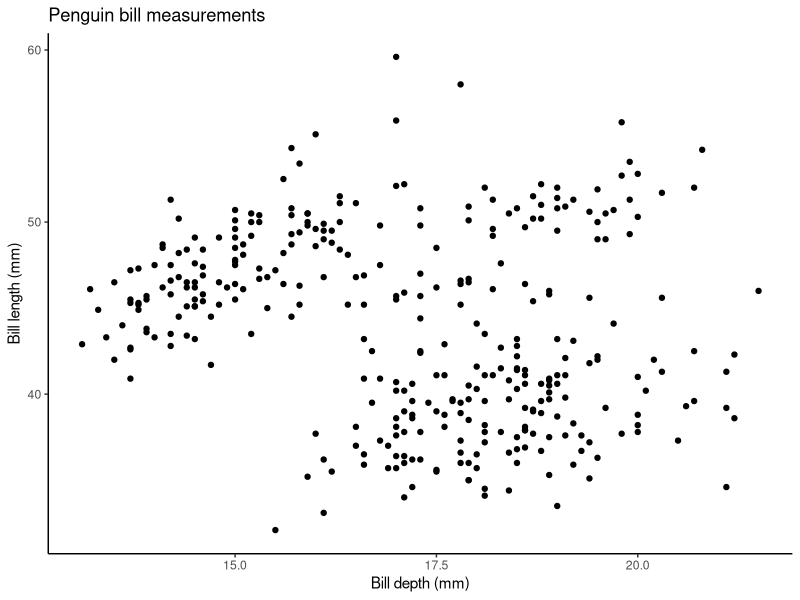

Here is the R script that generated this plot:
library(palmerpenguins)
library(ggplot2)

ggplot(penguins, aes(x = bill_depth_mm, y = bill_length_mm)) +
  geom_point(col = "black") +
  labs(
    title = "Penguin bill measurements",
    x = "Bill depth (mm)",
    y = "Bill length (mm)"
  ) +
  theme_classic()
